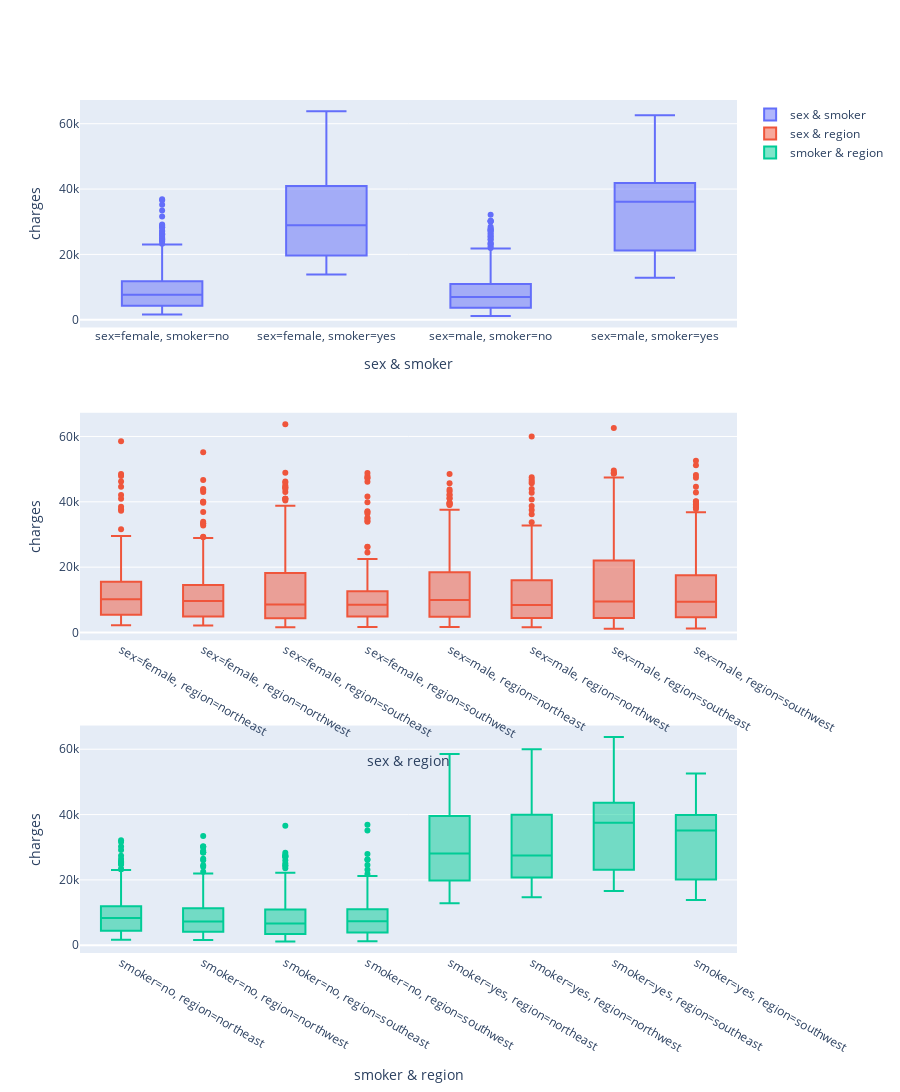

Notebook source saved alongside this figure:
### Markdown cell above
**Box Plots**


A box and whisker plot, often known as a box plot, shows a five-number summary of a collection of data. The minimum, first quartile, median, third quartile, and maximum are the five-number summary. A box plot is created by drawing a box from the first to third quartiles which is the Inter Quartile Range (IQR). At the median, a vertical line runs through the box.

### Code cell
plot_paired_boxplots(
    X[['sex', 'smoker', 'region']], 
    y
)

### Figure 1 — Plotly figure (JSON) as saved in the notebook; plotly's stock layout.template omitted (floating-point values rounded to 4 significant figures; data arrays with more than 128 entries replaced by an {"elided": "..."} marker saying what was removed)
{"data": [{"name": "sex & smoker", "type": "box", "x": {"elided": "1338 str values"}, "xaxis": "x", "y": {"elided": "1338 float values"}, "yaxis": "y"}, {"name": "sex & region", "type": "box", "x": {"elided": "1338 str values"}, "xaxis": "x2", "y": {"elided": "1338 float values"}, "yaxis": "y2"}, {"name": "smoker & region", "type": "box", "x": {"elided": "1338 str values"}, "xaxis": "x3", "y": {"elided": "1338 float values"}, "yaxis": "y3"}], "layout": {"height": 1800, "xaxis": {"anchor": "y", "categoryarray": ["sex=female, smoker=no", "sex=female, smoker=yes", "sex=male, smoker=no", "sex=male, smoker=yes"], "categoryorder": "array", "domain": [0, 1], "title": {"text": "sex & smoker"}}, "xaxis2": {"anchor": "y2", "categoryarray": ["sex=female, region=northeast", "sex=female, region=northwest", "sex=female, region=southeast", "sex=female, region=southwest", "sex=male, region=northeast", "sex=male, region=northwest", "sex=male, region=southeast", "sex=male, region=southwest"], "categoryorder": "array", "domain": [0, 1], "title": {"text": "sex & region"}}, "xaxis3": {"anchor": "y3", "categoryarray": ["smoker=no, region=northeast", "smoker=no, region=northwest", "smoker=no, region=southeast", "smoker=no, region=southwest", "smoker=yes, region=northeast", "smoker=yes, region=northwest", "smoker=yes, region=southeast", "smoker=yes, region=southwest"], "categoryorder": "array", "domain": [0, 1], "title": {"text": "smoker & region"}}, "yaxis": {"anchor": "x", "domain": [0.7333, 1], "title": {"text": "charges"}}, "yaxis2": {"anchor": "x2", "domain": [0.3667, 0.6333], "title": {"text": "charges"}}, "yaxis3": {"anchor": "x3", "domain": [0, 0.2667], "title": {"text": "charges"}}}}
